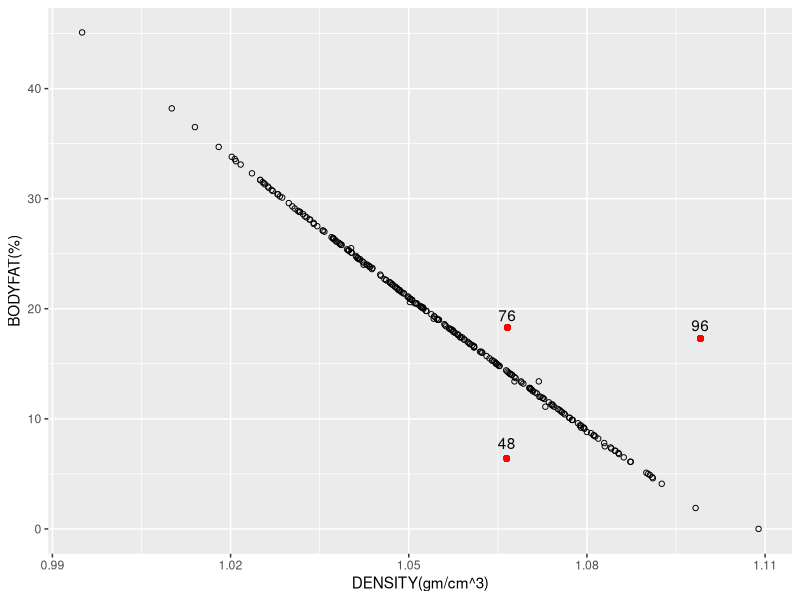
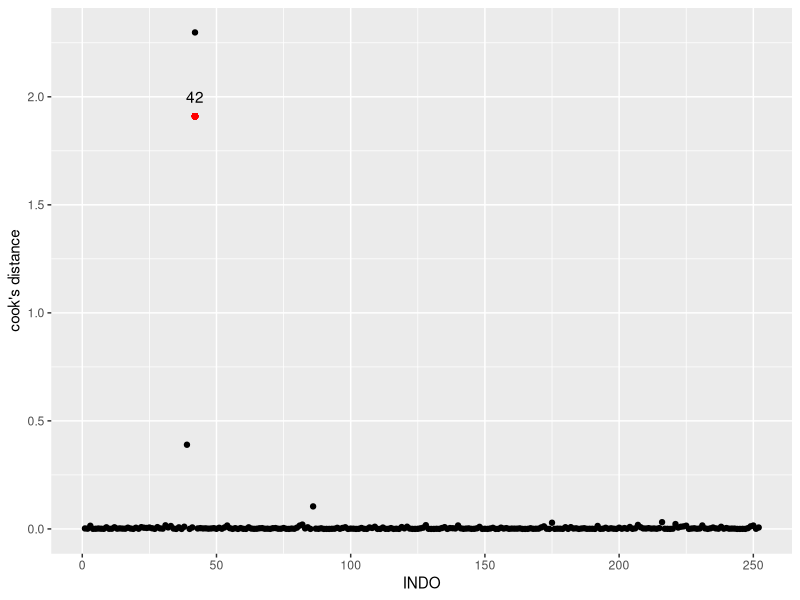
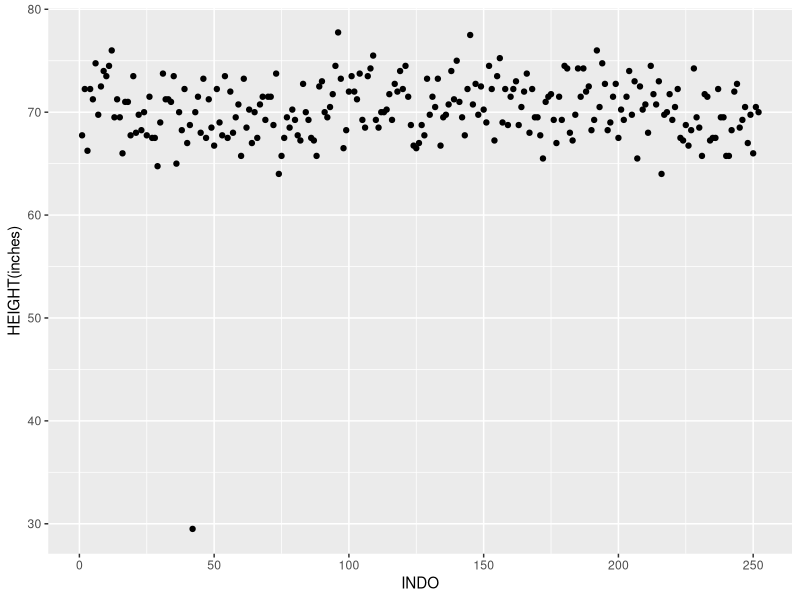
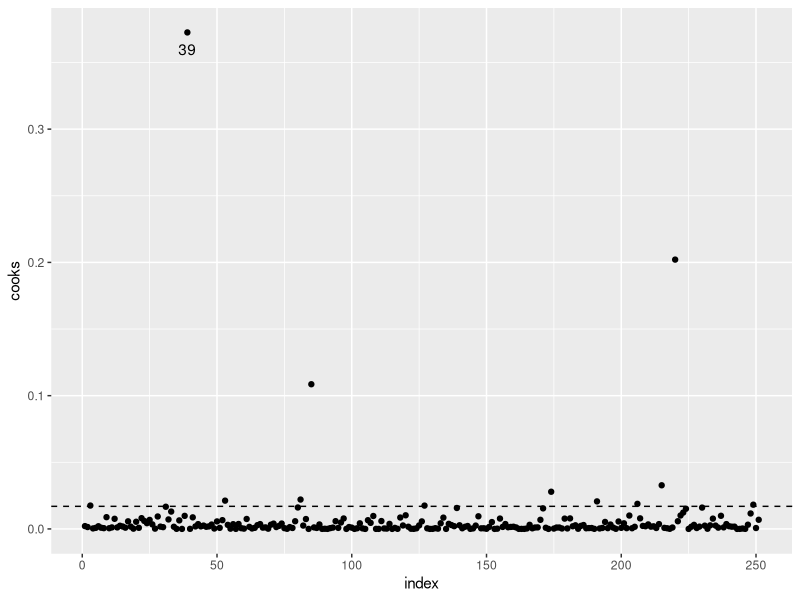
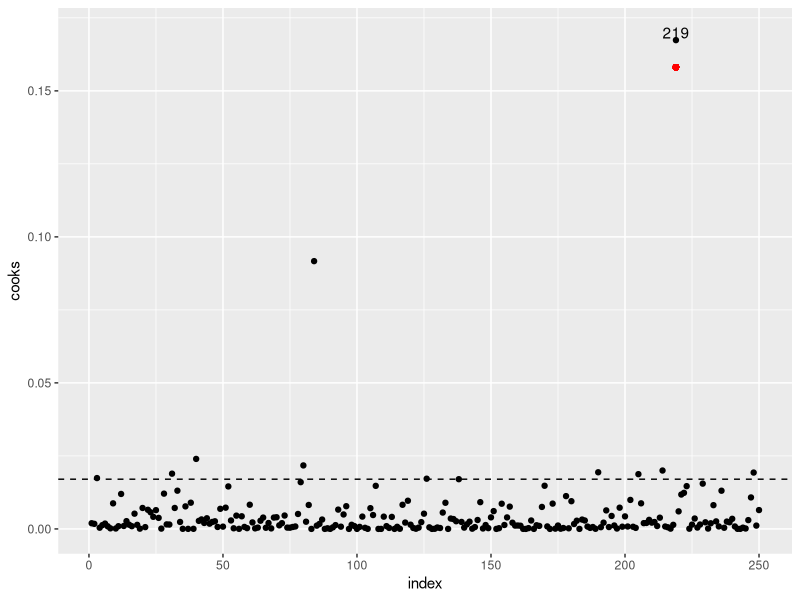
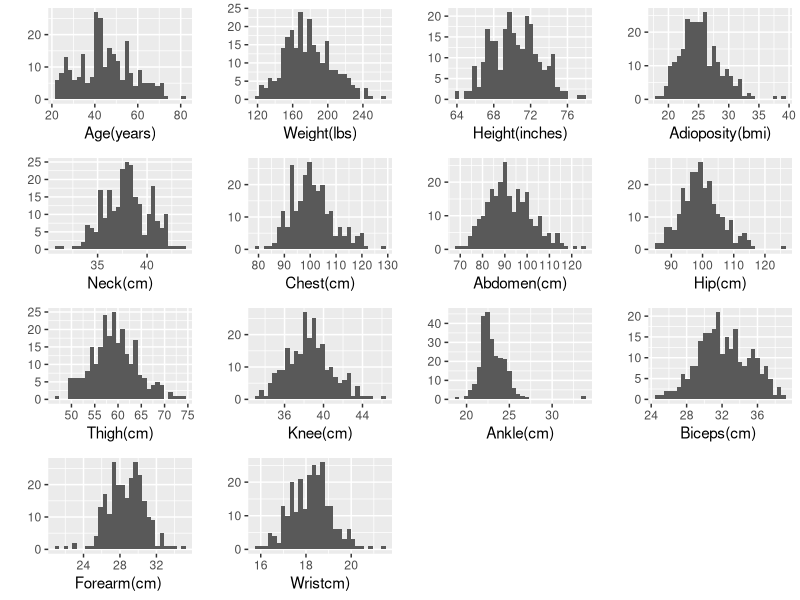
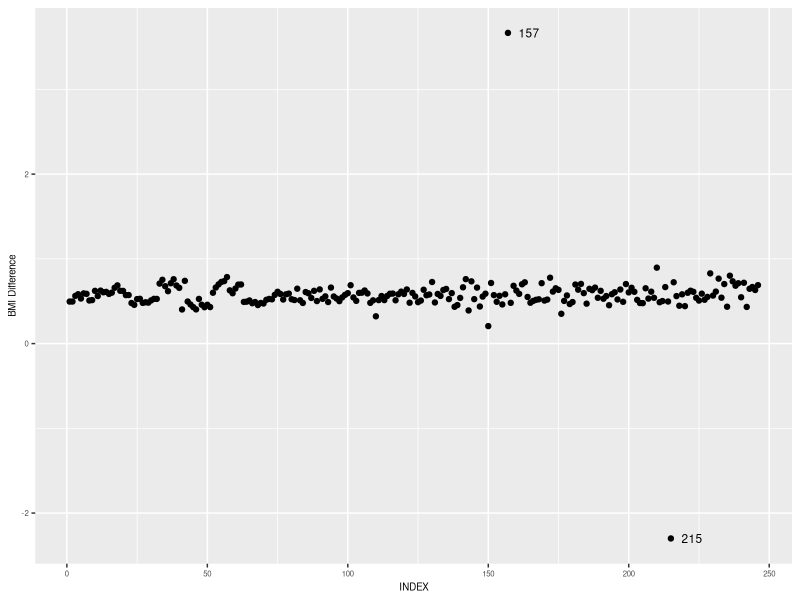
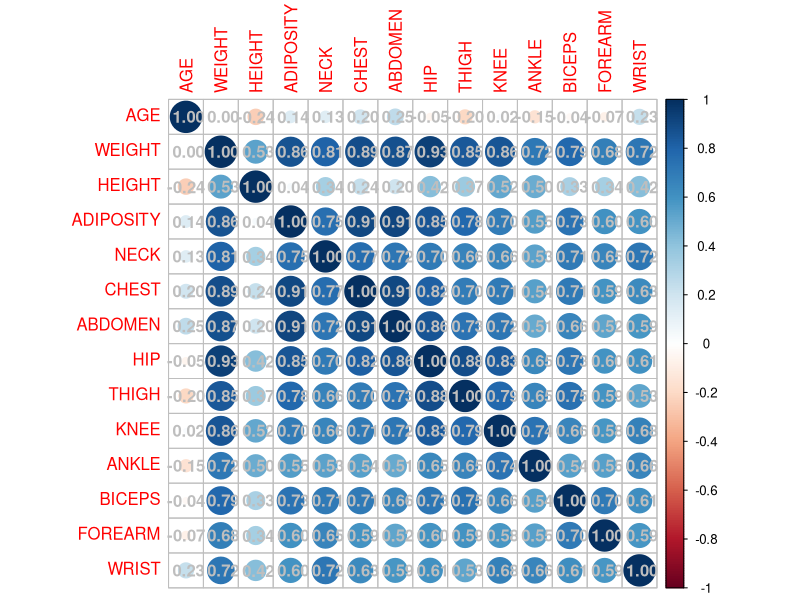

These charts were generated, in order, by the following R code:
library(corrplot)
library(ggplot2)
library(dplyr)
library(gridExtra)
library(caret)
library(leaps)
library(MASS)
library(car)
#load the package we need
setwd("~/Desktop/module1")

data<-read.csv("BodyFat.csv",header = T)
summary(data)

pic1<-ggplot(data,aes(x=DENSITY,y=BODYFAT))+geom_point(shape=21)+xlab("DENSITY(gm/cm^3)")+ylab("BODYFAT(%)")+geom_point(aes(x=1.0991,y=17.3),colour="red")+geom_point(aes(x=1.0665,y=6.4),colour="red")+ 
  geom_point(aes(x=1.0666,y=18.3),colour="red")+ annotate("text",x=1.0991,y=18.5,label="96")+ annotate("text",x=1.0665,y=7.8,label="48")+annotate("text",x=1.0666,y=19.4,label="76")
print(pic1)

find_outlier<-function(a,b){
  dif<-((495/a-450)-b)^2
  return(order(dif,decreasing = T)[1:3])
}
find_outlier(data$DENSITY,data$BODYFAT)
data[c(96,48,76),]
data[48,2]<-14.14
data[76,2]<-14.09

data<-data[,-c(1,3)]#delete the index column and the density column, because we don't need them when building our model

#firstly,we build a linear model to check if there is any outliers which need to be eliminated
m1<-lm(BODYFAT~.,data)#firstly,we build a linear model to check if there is any outliers which need to be eliminated
which.max(cooks.distance(m1))#check the most influence point
d1<-data.frame(index=as.numeric(1:252),cooks=as.numeric(cooks.distance(m1)))
pic2<-ggplot(d1,aes(x=index,y=cooks))+geom_point()+annotate("text",x=42,y=2,label="42")+geom_point(x=42,y=1.910141,colour="red")+
  xlab("INDO")+ylab("cook's distance")
print(pic2)#we find 42 is a high influence poin
#we find 42 is a high influence point

data[42,]#shortest guy
pic3<-ggplot(data,aes(x=1:252,y=HEIGHT))+geom_point()+xlab("INDO")+ylab("HEIGHT(inches)")#we think the error is made 
#because a typo from the plot because it seperates so far from others
print(pic3)
data<-data[-42,]#delete the shortest guy
m2<-lm(BODYFAT~.,data)
which.max(cooks.distance(m2))
d2<-data.frame(index=as.numeric(1:251),cooks=as.numeric(cooks.distance(m2)))
pic4<-ggplot(d2,aes(x=index,y=cooks))+geom_point()+annotate("text",x=39,y=0.36,label="39")+geom_point(x=39,y=0.3956833,colour="red")+geom_hline(yintercept=4/(251-15),lty=2)
print(pic4)
data[39,]#this guy is really very fat
data<-data[-39,]#delete it becasue this man is too fat
m3<-lm(BODYFAT~.,data)
which.max(cooks.distance(m3))
d3<-data.frame(index=as.numeric(1:250),cooks=as.numeric(cooks.distance(m3)))
pic3<-ggplot(d3,aes(x=index,y=cooks))+geom_point()+annotate("text",x=219,y=0.17,label="219")+geom_point(x=219,y=0.1580923,colour="red")+geom_hline(yintercept=4/(250-15),lty=2)
print(pic3)
data[219,]#we reatin it, because his values are all in the range, not extreme value
#Then we want to draw the distribution of each covariates which may be used in our model
p1<-qplot(data$AGE,bins = 30)+xlab("Age(years)")
p2<-qplot(data$WEIGHT,bins = 30)+xlab("Weight(lbs)")
p3<-qplot(data$HEIGHT,bins = 30)+xlab("Height(inches)")
p4<-qplot(data$ADIPOSITY,bins = 30)+xlab("Adioposity(bmi)")
p5<-qplot(data$NECK,bins = 30)+xlab("Neck(cm)")
p6<-qplot(data$CHEST,bins = 30)+xlab("Chest(cm)")
p7<-qplot(data$ABDOMEN,bins = 30)+xlab("Abdomen(cm)")
p8<-qplot(data$HIP,bins = 30)+xlab("Hip(cm)")
p9<-qplot(data$THIGH,bins = 30)+xlab("Thigh(cm)")
p10<-qplot(data$KNEE,bins = 30)+xlab("Knee(cm)")
p11<-qplot(data$ANKLE,bins = 30)+xlab("Ankle(cm)")
p12<-qplot(data$BICEPS,bins = 30)+xlab("Biceps(cm) ")
p13<-qplot(data$FOREARM,bins = 30)+xlab("Forearm(cm) ")
p14<-qplot(data$WRIST,bins = 30)+xlab("Wristcm)")
grid.arrange(p1,p2,p3,p4,p5,p6,p7,p8,p9,p10,p11,p12,p13,p14,ncol=4)
which.max(data$WEIGHT)
#for age
data[which.max(data$AGE),]
which.max(data$AGE)#too old, we may delete it
#for hip
data[which.max(data$HIP),]#he is also the fatest person, but his hip is too big, and this will gain the 
#weight of hip in our model, which will make our model not robust
which.max(data$HIP)
#for ankle
data[data$ANKLE>30,]#They are not very fat, but has a fat ankle, which is abnormal
which(data$ANKLE>30)
data<-data[-c(31,40,77,84),]
BMI <- (0.45*data$WEIGHT)/((0.025*data$HEIGHT)^2)
diff <- BMI - data$ADIPOSITY
d <- data.frame(cbind(index = seq(nrow(data)), diff))
pic6<-ggplot(d, aes(index,diff, label = index)) + geom_point() + xlab('INDEX') + ylab('BMI Difference') + theme(text = element_text(size = 7), element_line(size = 0.1), plot.title = element_text(hjust = 0.5))+ 
  geom_text(aes(label = ifelse(abs(diff) > 2, as.character(index),''), hjust = -0.5, vjust = 0.5), size = 3)
print(pic6)
data<-data[-c(157,215),]
dim(data)#after data cleaning process, w ehave 244 observations in total, and then we will divide them into 5 fold using 
#stratified sampling, and make the size of each fold as equal as possible
data1<-data%>%arrange(BODYFAT)
data1$index=1:244
d1<-data1[which(data1$index%%5==1),]#49*16
d2<-data1[which(data1$index%%5==2),]#49*16
d3<-data1[which(data1$index%%5==3),]#49*16
d4<-data1[which(data1$index%%5==4),]#49*16
d5<-data1[which(data1$index%%5==0),]#48*16
d1<-d1[,-16]
d2<-d2[,-16]
d3<-d3[,-16]#delete index column
d4<-d4[,-16]
d5<-d5[,-16]
model_data<-rbind(d1,d2,d3,d4,d5)#combine them into one data
model_data<-model_data[,-5]

str(model_data)
set.seed(999)
train.control <- trainControl(method = "cv", number = 10)
back.model <- train(BODYFAT ~., data = model_data,
                    method = "leapBackward", 
                    tuneGrid = data.frame(nvmax = 1:5),
                    trControl = train.control
)
back.model$results
summary(back.model$finalModel)#height,chest,abdomen,wrist
for.model <- train(BODYFAT ~., data = model_data,
                   method = "leapForward", 
                   tuneGrid = data.frame(nvmax = 1:5),
                   trControl = train.control
)
for.model$results
summary(for.model$finalModel)#weight,abdomen,biceps,wrist
both.model <- train(BODYFAT ~., data = model_data,
                    method = "leapSeq", 
                    tuneGrid = data.frame(nvmax = 1:5),
                    trControl = train.control
)
both.model$results
summary(both.model$finalModel)#weight,abdomen
corrplot(cor(data[,-1]),addCoef.col = "grey")
mse_back<-rep(0,5)
mse_for<-rep(0,5)
mse_both<-rep(0,5)
for(i in 1:5){
  if(i==5){
    test_data<-model_data[197:244,]
    train_data<-model_data[-(197:244),]
  }else{
    test_data<-model_data[((49*i-48):(49*i)),]
    train_data<-model_data[-((49*i-48):(49*i)),]
  }
  model_back<-lm(BODYFAT~WEIGHT+FOREARM+ABDOMEN+WRIST,data=train_data)
  model_for<-lm(BODYFAT~WEIGHT+ABDOMEN,data=train_data)
  model_both<-lm(BODYFAT~WEIGHT+ABDOMEN+WRIST,data=train_data)
  pre_back<-predict(model_back,newdata=test_data)
  pre_for<-predict(model_for,newdata=test_data)
  pre_both<-predict(model_both,newdata=test_data)
  mse_back[i]=sum((pre_back-test_data$BODYFAT)^2)/(nrow(test_data))
  mse_for[i]=sum((pre_for-test_data$BODYFAT)^2)/(nrow(test_data))
  mse_both[i]=sum((pre_both-test_data$BODYFAT)^2)/(nrow(test_data))
}
mean(mse_back)
mean(mse_for)
mean(mse_both)
#so we will choose the backward model with DENSITY~HEIGHT+CHEST+ABDOMEN+WRIST
final_model<-lm(BODYFAT~WEIGHT+FOREARM+ABDOMEN+WRIST,data=model_data)
par(mfrow=c(1,2))
plot(final_model,which=2)
plot(residuals(final_model))
par(mfrow=c(1,1))
summary(final_model)
vif(final_model)
